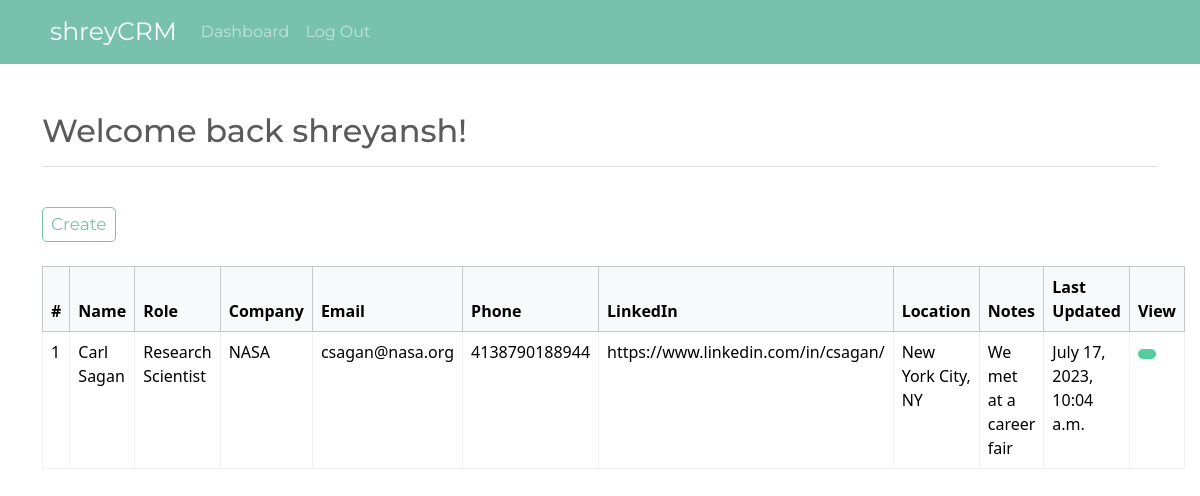
The page /dashboard (signed in) on the database its author committed.
### app/models.py (models this page shows, shortened)
class Lead(models.Model):
    date = models.DateTimeField(auto_now_add=True)
    first = models.CharField(max_length=15)
    last = models.CharField(max_length=15)
    role = models.CharField(max_length=100)
    company = models.CharField(max_length=50)
    email = models.EmailField(max_length=50)
    phone = models.CharField(max_length=20)
    linkedin = models.URLField(max_length=300)
    location = models.CharField(max_length=300)
    notes = models.CharField(max_length=1000)

### app/views.py (the view)
# urls.py: path('dashboard', views.dashboard, name="dashboard"),
@login_required(login_url='login')
def dashboard(request):
    allLeads = Lead.objects.all()
    context = {'leads': allLeads}
    return render(request, 'app/dashboard.html', context=context)

### app/templates/app/dashboard.html (shortened to what this page needs)
{% extends 'app/base.html' %}
{% block content %}
<br>
<br>
<h2>Welcome back {{user}}!</h2>
<hr>
<br>
<a id="createlead" class="btn btn-outline-primary btn-sm" href="{% url 'create' %}">
    Create
</a>
<br>
<br>
<table class="table table-hover table-bordered">
    <thead class="table-light">
        <tr>
            <th scope="col">#</th>
            <th scope="col">Name</th>
            <th scope="col">Role</th>
            <th scope="col">Company</th>
            <th scope="col">Email</th>
            <th scope="col">Phone</th>
            <th scope="col">LinkedIn</th>
            <th scope="col">Location</th>
            <th scope="col">Notes</th>
            <th scope="col">Last Updated</th>
            <th scope="col">View</th>
        </tr>
    </thead>
    <tbody>
        {% if leads %}
            {% for lead in leads %}
            <tr>
                <td>{{lead.id}}</td>
                <td>{{lead.first}} {{lead.last}}</td>
                <td>{{lead.role}}</td>
                <td>{{lead.company}}</td>
                <td>{{lead.email}}</td>
                <td>{{lead.phone}}</td>
                <td>{{lead.linkedin}}</td>
                <td>{{lead.location}}</td>
                <td>{{lead.notes}}</td>
                <td>{{lead.date}}</td>
                <td>
                    <a class="btn btn-success btn-sm" href="{% url 'read' lead.id %}">
                    </a>
                </td>
            </tr>
            {% endfor %}
            {% endif %}
    </tbody>
</table>
{% endblock %}

### app/templates/app/base.html (shortened to what this page needs)
{% load static %}
<!DOCTYPE html>
<html>
    <head>
        <link rel="stylesheet" type="text/css" href="https://bootswatch.com/5/minty/bootstrap.min.css">
        <link rel="stylesheet" type="text/css" href="{% static 'css/styles.css' %}">
    </head>
    <body>
        {% include 'app/navbar.html' %}
        <div class="container">
            {% block content %}
            {% endblock %}
        </div>
    </body>
</html>

### app/templates/app/navbar.html (shortened to what this page needs)
<nav class="navbar navbar-expand-lg navbar-dark bg-primary justify-content-center">
    <a id="shreyCRM" class="navbar-brand main-heading" href="{% url '' %}">shreyCRM</a>
    <div class="collapse navbar-collapse text-center" id="navbarNavDropdown">
        <ul id="nav" class="navbar-nav mr-auto">
          {% if user.is_authenticated %}
            <li class="nav-item">
              <a class="nav-link" href="{% url 'dashboard' %}">
                Dashboard
              </a>
            </li>
            <li class="nav-item">
              <a class="nav-link" href="{% url 'logout' %}">
                Log Out
              </a>
            </li>
        </ul>
        {% endif %}
      </div>
  </nav>

### static/css/styles.css (style rules this page uses)
#shreyCRM { padding-left: 50px; font-size: 25px; }
#createlead { font-size: 17px; }

### rows shown on the page
Lead: id "1", first "Carl", last "Sagan", role "Research Scientist", company "NASA", email "csagan@nasa.org", phone "4138790188944", linkedin "https://www.linkedin.com/in/csagan/", location "New York City, NY", notes "We met at a career fair", date "July 17, 2023, 10:04 a.m."

### other values the page prints
{{ user }} "shreyansh"
